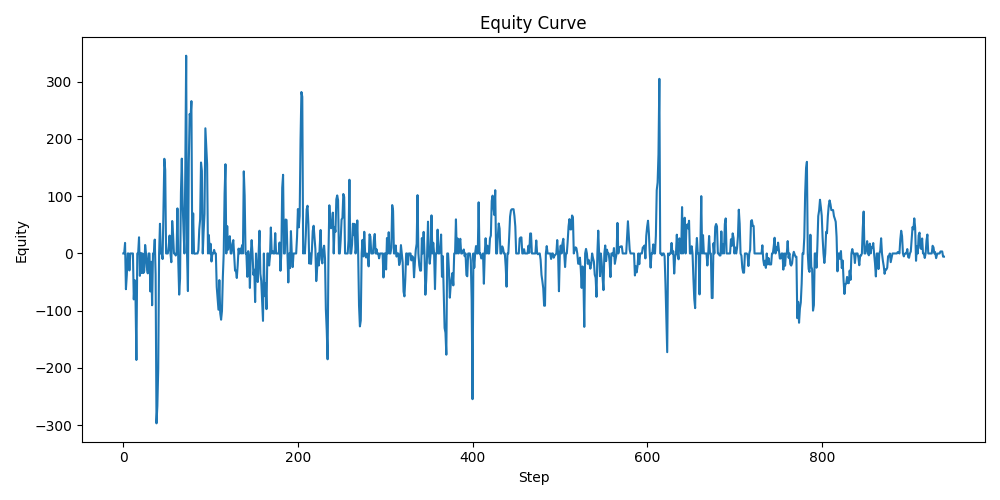

This figure's Python source:
import pandas as pd
from typing import Optional
from data_fetcher import fetch_recent_candles


def calculate_equity_curve(
    log_path: str,
    initial_capital: float = 1000.0,
    symbol: str = "BTCUSDT",
    testnet: bool = False,
    return_plot: bool = False,
    close_prices: Optional[pd.Series] = None,
):
    """Calculate portfolio equity curve based on a trading log.

    Parameters
    ----------
    log_path : str
        Path to ``trading_log.csv`` generated by the environment.
    initial_capital : float, optional
        Starting account value, by default 1000.0.
    symbol : str, optional
        Trading pair for fetching recent candles, by default ``"BTCUSDT"``.
    testnet : bool, optional
        Whether to use the Binance Spot Testnet, by default ``False``.
    return_plot : bool, optional
        If ``True``, return a ``matplotlib`` figure instead of a
        :class:`pandas.Series`.
    close_prices : pandas.Series, optional
        Pre-fetched close prices to use. If ``None`` they will be fetched
        via :func:`fetch_recent_candles`.

    Returns
    -------
    pandas.Series or matplotlib.figure.Figure
        Equity curve indexed by step or a plot if ``return_plot`` is ``True``.
    """

    log = pd.read_csv(log_path)

    if close_prices is None:
        df = fetch_recent_candles(
            symbol=symbol,
            limit=len(log) + 1,
            return_df=True,
            testnet=testnet,
        )
        close_prices = df["close"]
    else:
        close_prices = pd.Series(close_prices).reset_index(drop=True)

    realized = 0.0
    position = 0
    entry_price = 0.0
    equity = []

    for i, row in log.iterrows():
        realized += row.get("realized_pnl", 0.0)

        # Update position and entry price when trade occurs
        if row.get("action") == 1:
            if position != 1:
                position = 1
                entry_price = row.get("price", entry_price)
        elif row.get("action") == 2:
            if position != -1:
                position = -1
                entry_price = row.get("price", entry_price)

        current_price = close_prices.iloc[i]
        open_pnl = (current_price - entry_price) * position if position != 0 else 0.0
        equity.append(initial_capital + realized + open_pnl)

    equity_series = pd.Series(equity, name="equity")

    if return_plot:
        import matplotlib.pyplot as plt

        fig, ax = plt.subplots(figsize=(10, 4))
        equity_series.plot(ax=ax)
        ax.set_xlabel("Step")
        ax.set_ylabel("Equity")
        ax.set_title("Equity Curve")
        fig.tight_layout()
        return fig

    return equity_series


def compare_with_buy_and_hold(
    log_path: str,
    initial_capital: float = 1000.0,
    symbol: str = "BTCUSDT",
    testnet: bool = False,
    return_plot: bool = False,
    close_prices: Optional[pd.Series] = None,
):
    """Compare agent equity curve with a buy & hold benchmark.

    Parameters
    ----------
    log_path : str
        Path to ``trading_log.csv`` generated by the environment.
    initial_capital : float, optional
        Starting account value, by default ``1000.0``.
    symbol : str, optional
        Trading pair for fetching recent candles, by default ``"BTCUSDT"``.
    testnet : bool, optional
        Whether to use the Binance Spot Testnet, by default ``False``.
    return_plot : bool, optional
        If ``True``, return a ``matplotlib`` figure with both curves.
    close_prices : pandas.Series, optional
        Pre-fetched close prices to use. If ``None`` they will be fetched
        via :func:`fetch_recent_candles`.

    Returns
    -------
    pandas.DataFrame or matplotlib.figure.Figure
        DataFrame with ``agent`` and ``buy_hold`` columns or a plot if
        ``return_plot`` is ``True``.
    """

    log = pd.read_csv(log_path)

    if close_prices is None:
        df = fetch_recent_candles(
            symbol=symbol,
            limit=len(log) + 1,
            return_df=True,
            testnet=testnet,
        )
        close_prices = df["close"]
    else:
        close_prices = pd.Series(close_prices).reset_index(drop=True)

    agent_curve = calculate_equity_curve(
        log_path,
        initial_capital=initial_capital,
        symbol=symbol,
        testnet=testnet,
        return_plot=False,
        close_prices=close_prices,
    )

    amount = initial_capital / close_prices.iloc[0]
    bh_curve = amount * close_prices.iloc[: len(agent_curve)]
    bh_curve = pd.Series(bh_curve, name="buy_hold")
    bh_curve.index = agent_curve.index

    if return_plot:
        import matplotlib.pyplot as plt

        fig, ax = plt.subplots(figsize=(10, 4))
        agent_curve.plot(ax=ax, label="Agent")
        bh_curve.plot(ax=ax, label="Buy & Hold")
        ax.set_xlabel("Step")
        ax.set_ylabel("Equity")
        ax.set_title("Agent vs Buy & Hold")
        ax.legend()
        fig.tight_layout()
        return fig

    return pd.DataFrame({"agent": agent_curve, "buy_hold": bh_curve})
